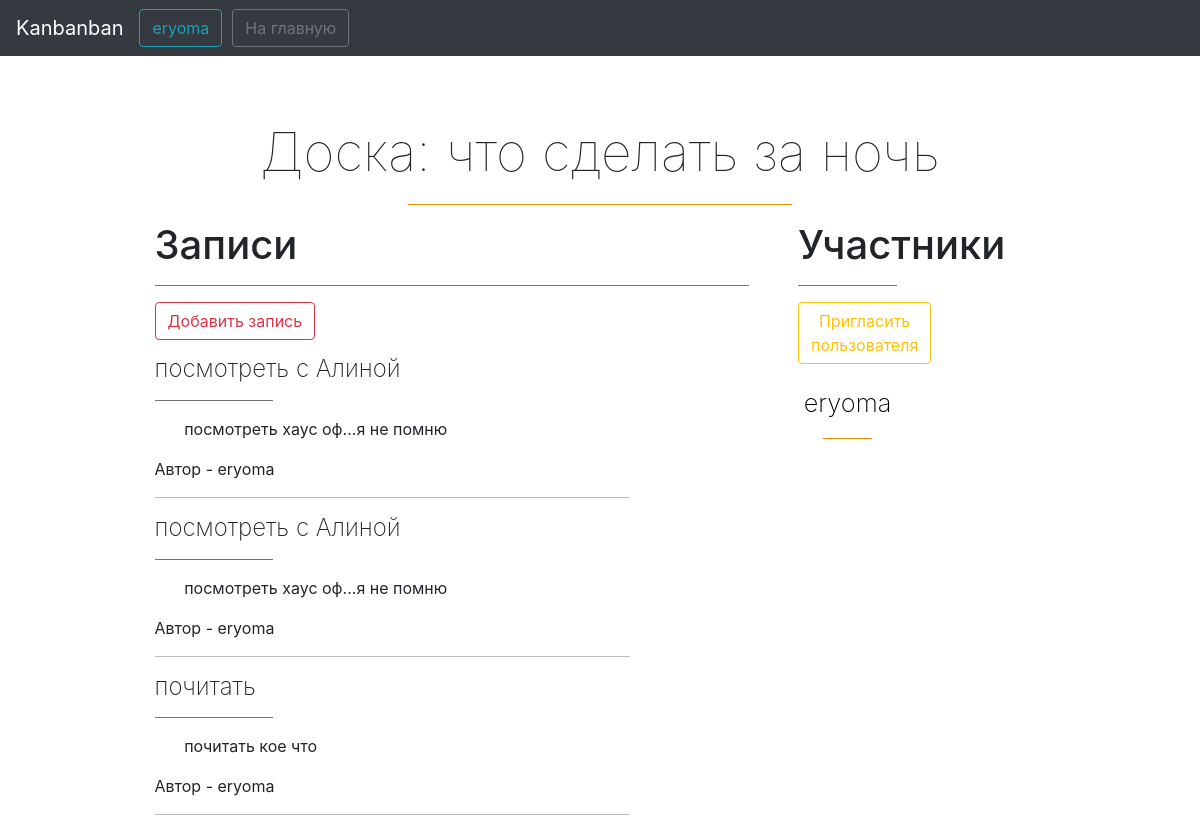
Screenshot of /board/1 (signed in) with the database file from the repository.
### data/User.py (models this page shows, shortened)
class User(SqlAlchemyBase, UserMixin):
    __tablename__ = 'users'
    id = sqlalchemy.Column(sqlalchemy.Integer,
                           primary_key=True, autoincrement=True)
    email = sqlalchemy.Column(sqlalchemy.String,
                              index=True, unique=True, nullable=True)
    hashed_password = sqlalchemy.Column(sqlalchemy.String, nullable=True)
    name = sqlalchemy.Column(sqlalchemy.String, nullable=True)
    board = orm.relation("Board", back_populates='user')

### data/Board.py (models this page shows, shortened)
class Board(SqlAlchemyBase):
    __tablename__ = 'boards'
    id = sqlalchemy.Column(sqlalchemy.Integer, autoincrement=True,
                           primary_key=True)
    author = sqlalchemy.Column(sqlalchemy.String, nullable=True)
    title = sqlalchemy.Column(sqlalchemy.String, nullable=False)
    workers = sqlalchemy.Column(sqlalchemy.String)
    isPrivate = sqlalchemy.Column(sqlalchemy.Boolean)
    tasks = orm.relation('Task', back_populates="board")
    user_id = sqlalchemy.Column(sqlalchemy.Integer,
                                sqlalchemy.ForeignKey("users.id"))
    user = orm.relation('User')

### data/Task.py (models this page shows)
class Task(SqlAlchemyBase):
    __tablename__ = 'tasks'
    id = sqlalchemy.Column(sqlalchemy.Integer,
                           primary_key=True, autoincrement=True)
    title = sqlalchemy.Column(sqlalchemy.String, nullable=True)
    content = sqlalchemy.Column(sqlalchemy.String)
    author = sqlalchemy.Column(sqlalchemy.String)
    user_id = sqlalchemy.Column(sqlalchemy.Integer)
    board = orm.relation("Board")
    board_id = sqlalchemy.Column(sqlalchemy.Integer,
                                sqlalchemy.ForeignKey("boards.id"))
    files = sqlalchemy.Column(sqlalchemy.String, nullable=True)

### main.py (the view)
@app.route('/board/<id>', methods=['POST', 'GET'])
@login_required
def board(id):
    if current_user.is_authenticated:
        session = db_session.create_session()
        cur_board = session.query(Board.Board).filter(Board.Board.id == int(id)).first()
        if cur_board:
            members = str(cur_board.workers).split(',')
        else:
            return abort(404)
        tasks = cur_board.tasks
        TASKS = []
        for TASK in tasks:
            TASKS.append(TASK)
        MEMBERS = []
        for id in members:
            if id.isdigit():
                MEMBER = session.query(User.User).filter(User.User.id == int(id)).first()
                if MEMBER:
                    MEMBERS.append(MEMBER)
        if cur_board.isPrivate and str(current_user.id) not in members:
            return render_template('oops.html')
        session.commit()
        return render_template('board.html', tasks=TASKS, members=MEMBERS, board=cur_board)
    return redirect('/login')

### data/db_session.py (called while the page is built)
def create_session() -> Session:
    global __factory
    return __factory()

### main.py (called while the page is built)
@login_manager.user_loader
def load_user(user_id):
    session = db_session.create_session()
    return session.query(User.User).get(user_id)

### templates/board.html (shortened to what this page needs)
<!DOCTYPE html>
<html lang="en">
<head>
    <link rel="stylesheet"
          href="https://stackpath.bootstrapcdn.com/bootstrap/4.4.1/css/bootstrap.min.css"
>
</head>
<body>
    <nav class="navbar navbar-expand-md navbar-dark fixed-top bg-dark">
        <a class="navbar-brand kanban">Kanbanban</a>
        <nav class="buttons">
            <div class="dropdown">
                <button onclick="dropdownFunction()" class="btn btn-outline-info dropbtn">{{ current_user.name }}</button>
            </div>
        </nav>
        <button class="btn btn-outline-secondary" href="/" style="margin-left: 10px">На главную</button>
    </nav>
    <div class="header-block">
        <h2 class="header">Доска: {{ board.title }}</h2>
        <hr noshade width="40%" color="orange">
    </div>
    <div class="row">
        <div class="content">
            <h1>Записи</h1>
            <hr noshade width="100%">
            <a class="btn btn-outline-danger" href="/add_task/{{ board.id }}" style="margin-bottom: 15px;">Добавить запись</a>
            {% for item in tasks %}
                {% if item.title != "" %}
                    <h4 style="font-weight: 200">{{ item.title }}</h4>
                    <hr noshade align="left" width="20%">
                {% else %}
                    <h4 style="font-weight: 200">Запись №{{ loop.index }}</h4>
                    <hr noshade align="left" width="20%">
                {% endif %}
                <div class="content" style="width: 70%; margin-left: 5%">
                    <p class="text">
                        {{ item.content }}
                    </p>
                </div>
                <div class="author">
                    <p class="author">Автор - {{ item.author }}</p>
                </div>
                <hr noshade color="lightgray" width="80%" align="left">
            {% endfor %}
        </div>
        <div class="members">
            <h1>Участники</h1>
            <hr noshade width="100%">
            <div id="invite-block" style="margin-bottom: 20px;">
                <button class="btn btn-outline-warning invite" onclick="invite()">Пригласить пользователя</button>
            </div>
            <div class="" style="width: 100%; text-align: center">
                {% for member in members %}
                    <a href="/profile/{{ member.id }}" style="color: black; font-size: 19pt; font-weight: 200; text-align: center">{{ member.name }}</a>
                    <hr noshade color="orange" width="50%" align="center">
                {% endfor %}
            </div>
        </div>
    </div>
</body>
</html>

### templates/board.html (style rules this page uses)
body { width: 80%; margin-left: auto; margin-right: auto; }
.buttons { float: none; margin-right: 0; }
.dropdown { position: relative; display: inline-block; }
.header { font-size: 40pt; font-weight: 100; margin-top: 120px; margin-left: auto; margin-right: auto; margin-bottom: 20px; text-align: center; }
.content { width: 60%; margin-right: 5%; margin-left: 5%; }
.members { width: 10%; }

### rows the page displays
User: name "eryoma"
Board: title "что сделать за ночь"
Task: title "посмотреть с Алиной", content "посмотреть хаус оф...я не помню", author "eryoma"
Task: title "посмотреть с Алиной", content "посмотреть хаус оф...я не помню", author "eryoma"
Task: title "почитать", content "почитать кое что", author "eryoma"
